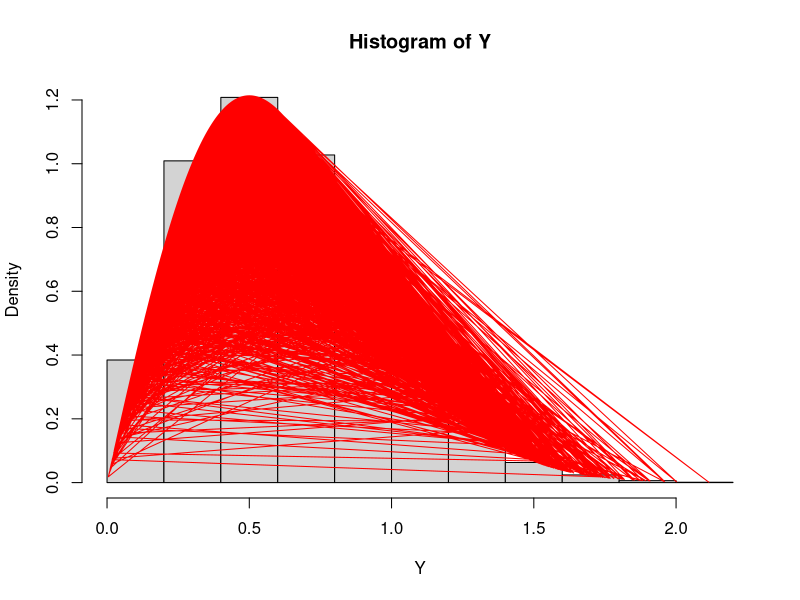
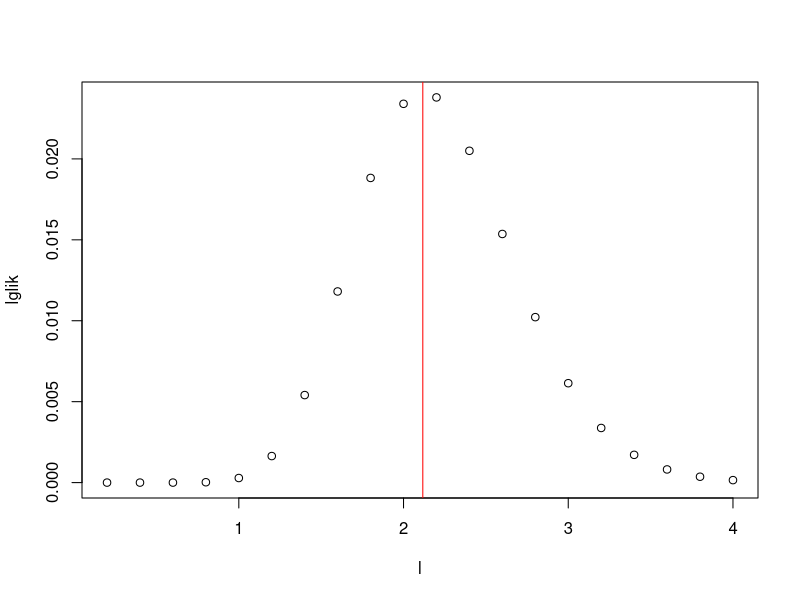

These figures' R source, in order:
## ---- chunk 1
# This function takes a number a lambda value for the Y = sqrt(X) exponential distribution
exp_function <- function(n,lam)
{
  x <- c(runif(n))
  Y <-sqrt(log(1-x)/-lam)
  return (Y)
}
Y = exp_function(10000,2)
hist(Y, freq=FALSE)
lines(Y,2*2*Y*exp(-2*Y^2), col="red")
## ---- chunk 2
#Calculate the Mean and Variance for the Y distribution 
mean(Y) 
#my E[Y] 
Ey = 1*exp(-2*1) + sqrt(pi/2)
print (Ey)

var(Y)
#my var(Y) 
Vy = exp(-2)-1/2*exp(-2) - (exp(-2)+sqrt(pi/2))^2 - 1/2
print (Vy) 
## ---- chunk 3
#Log Likelihood 
n = 20
rlz <- exp_function(n,2)
MLE_Estimate = n/sum(rlz^2)
l <-c(1:20)/5
place = array(data = 1, dim = 20) 
# lglik = n*log(2*l) + sum(log(rlz))+sum(log(exp(-l*rlz^2)))
lglik <- 0
for(i in 1:20)
{
  lglik[i] <- prod(l[i]*2*rlz*exp(-l[i]*rlz^2)) 
}
MLE_Estimate
plot(l,lglik)
abline(v=MLE_Estimate, col="red")
